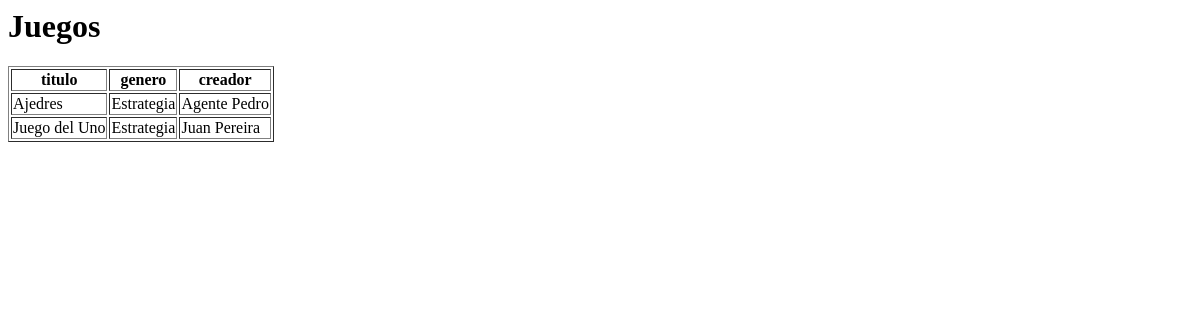
/plataforma/juegos/, run on an earlier commit of the app's database.
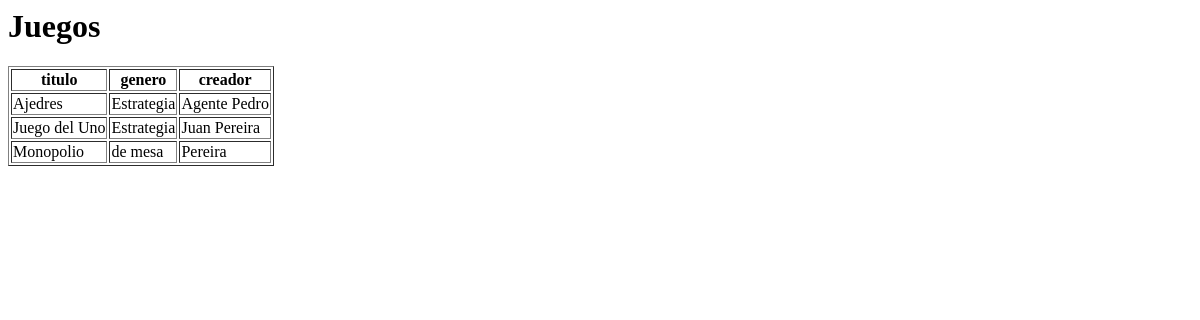
And on a later commit of the database.
### plataforma/models.py (models this page shows)
class Juego(models.Model):
    id_juego = models.UUIDField(primary_key=True, default=uuid.uuid4, editable=False)
    titulo = models.CharField(max_length=100, unique=True)
    genero = models.CharField(max_length=50)
    creador = models.TextField(max_length=100)
    created_at = models.DateTimeField(auto_now_add=True)
    updated_at = models.DateTimeField(auto_now=True)

### plataforma/views.py (the view)
# urls.py: path('juegos/', views.juegos),
def juegos(request):
    juegos = Juego.objects.all()
    return render(request, 'juego.html', {
        "juegos": juegos
    })

### plataforma/templates/juego.html
<h1>Juegos</h1>
<table class="table" border="1">
    <thead>
        <tr>
            <th>titulo</th>
            <th>genero</th>
            <th>creador</th>
        </tr>
    </thead>
    <tbody>
        {% for juego in juegos %}
        <tr>
            <td scope="row">{{ juego.titulo }}</td>
            <td>{{ juego.genero }}</td>
            <td>{{ juego.creador }}</td>
        </tr>
        {% endfor %}
    </tbody>
</table>

What changed in the data, as far as the page shows it:
added Juego: titulo "Monopolio", genero "de mesa", creador "Pereira"
